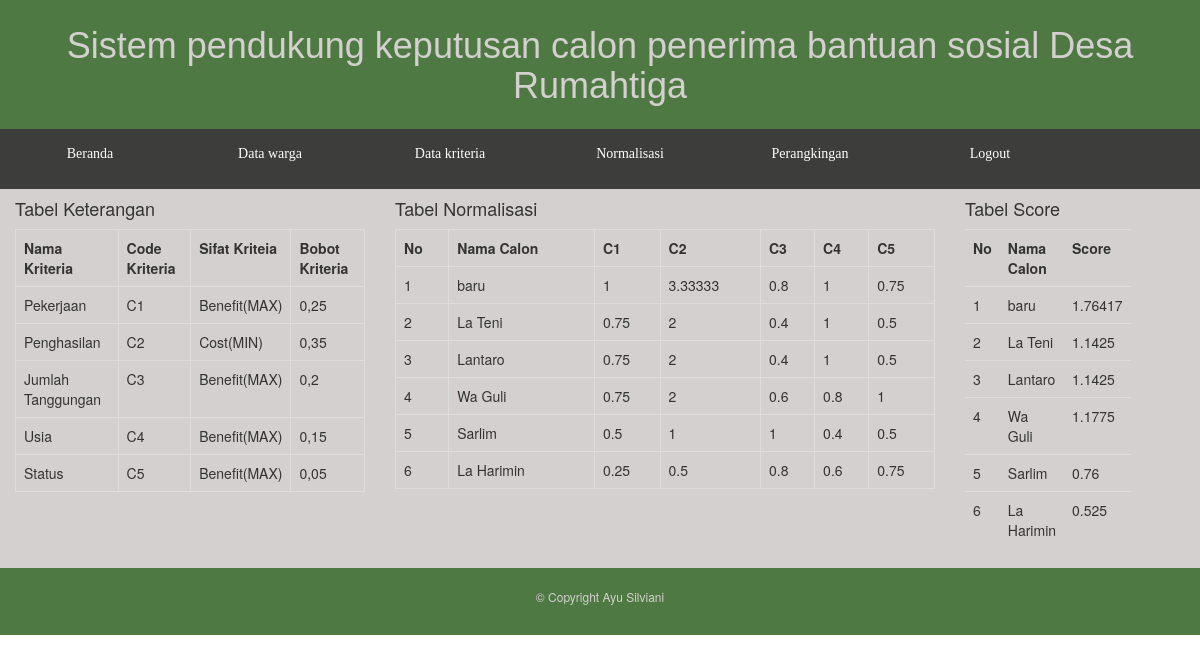
Screenshot of /normalisasi.php with the database file from the repository.
### tables this page shows
CREATE TABLE `normalisasi` (
  `id_normalisasi` int(11) NOT NULL,
  `id_warga` int(11) NOT NULL,
  `c1` float NOT NULL,
  `c2` float NOT NULL,
  `c3` float NOT NULL,
  `c4` float NOT NULL,
  `c5` float NOT NULL
);

CREATE TABLE `data_warga` (
  `id_warga` int(11) NOT NULL,
  `nama_kk` varchar(50) NOT NULL,
  `no_ktp` varchar(20) NOT NULL,
  `jenis_kelamin` varchar(20) NOT NULL,
  `alamat` varchar(100) NOT NULL,
  `no_hp` varchar(15) NOT NULL
);

CREATE TABLE `score` (
  `id_score` int(11) NOT NULL,
  `id_warga` int(11) NOT NULL,
  `score` float NOT NULL
);

### normalisasi.php (the view, shortened to what this page needs)
<!DOCTYPE html>
<html>
<head>
    <link rel="stylesheet" type="text/css" href="style.css">
    <link rel="stylesheet" href="style/bootstrap.min.css" />
</head>
<body>
    <header style="margin-top: -3vh;">
        <h1> Sistem pendukung keputusan calon penerima bantuan sosial Desa Rumahtiga</h1>
    </header>
    <menu style="margin-top: -2vh;">
        <ul>
            <li><a href="index.php">Beranda</a></li>
            <li><a href="daftar.php">Data warga</a></li>
            <li><a href="kriteria.php">Data kriteria</a></li>
            <li><a href="normalisasi.php">Normalisasi</a></li>
            <li><a href="perangkingan.php">Perangkingan</a></li>
            <li><a href="logout.html">Logout</a></li>
        </ul>
    </menu>
    <article>
        <div class="row container">
            <div class="col-md-4 overflow-auto">
                <h4>Tabel Keterangan</h4>
                <table class="table table-bordered">
                    <tr>
                        <th>
                            Nama Kriteria
                        </th>
                        <th>
                            Code Kriteria
                        </th>
                        <th>
                            Sifat Kriteia
                        </th>
                        <th>
                            Bobot Kriteria
                        </th>
                    </tr>
                    <tr>
                        <td>
                            Pekerjaan
                        </td>
                        <td>
                            C1
                        </td>
                        <td>
                            Benefit(MAX)
                        </td>
                        <td>
                            0,25
                        </td>
                    </tr>
                    <tr>
                        <td>
                            Penghasilan
                        </td>
                        <td>
                            C2
                        </td>
                        <td>
                            Cost(MIN)
                        </td>
                        <td>
                            0,35
                        </td>
                    </tr>
                    <tr>
                        <td>
                            Jumlah Tanggungan
                        </td>
                        <td>
                            C3
                        </td>
                        <td>
                            Benefit(MAX)
                        </td>
                        <td>
                            0,2
                        </td>
                    </tr>
                    <tr>
                        <td>
                            Usia
                        </td>
                        <td>
                            C4
                        </td>
                        <td>
                            Benefit(MAX)
                        </td>
                        <td>
                            0,15
                        </td>
                    </tr>
                    <tr>
                        <td>
                            Status
                        </td>
                        <td>
                            C5
                        </td>
                        <td>
                            Benefit(MAX)
                        </td>
                        <td>
                            0,05
                        </td>
                    </tr>
                </table>
            </div>
            <div class="col-md-6 overflow-auto">
                <h4>Tabel Normalisasi</h4>
                <table class="table table-bordered">
                    <tr>
                        <th>
                            No
                        </th>
                        <th>
                            Nama Calon
                        </th>
                        <th>
                            C1
                        </th>
                        <th>
                            C2
                        </th>
                        <th>
                            C3
                        </th>
                        <th>
                            C4
                        </th>
                        <th>
                            C5
                        </th>
                    </tr>
                    <?php
                    require "koneksi.php";
                    $no = 1;
                    $data = mysqli_query($koneksi, "SELECT * FROM normalisasi JOIN data_warga ON normalisasi.id_warga = data_warga.id_warga ORDER BY normalisasi.id_normalisasi DESC");
                    while ($row = mysqli_fetch_assoc($data)) {
                    ?>
                        <tr>
                            <td>
                                <?php echo $no++; ?>
                            </td>
                            <td>
                                <?php echo $row['nama_kk']; ?>
                            </td>
                            <td>
                                <?php echo $row['c1']; ?>
                            </td>
                            <td>
                                <?php echo $row['c2']; ?>
                            </td>
                            <td>
                                <?php echo $row['c3']; ?>
                            </td>
                            <td>
                                <?php echo $row['c4']; ?>
                            </td>
                            <td>
                                <?php echo $row['c5']; ?>
                            </td>
                        </tr>
                    <?php
                    }
                    ?>
                </table>
            </div>
            <div class="col-md-2 overflow-auto">
                <h4>Tabel Score</h4>
                <table class="table table-hover table-dark">
                    <tr>
                        <th>
                            No
                        </th>
                        <th>
                            Nama Calon
                        </th>
                        <th>
                            Score
                        </th>
                    </tr>
                    <?php
                    $no = 1;
                    $data = mysqli_query($koneksi, "SELECT * FROM score JOIN data_warga ON score.id_warga = data_warga.id_warga ORDER BY score.id_score DESC");
                    while ($row = mysqli_fetch_assoc($data)) {
                    ?>
                        <tr>
                            <td>
                                <?php echo $no++; ?>
                            </td>
                            <td>
                                <?php echo $row['nama_kk']; ?>
                            </td>
                            <td>
                                <?php echo $row['score']; ?>
                            </td>
                        </tr>
                    <?php
                    }
                    ?>
                </table>
            </div>
        </div>
    </article>
    <footer>
        <p>&copy; Copyright Ayu Silviani</p>
    </footer>
</body>
</html>

### style.css (style rules this page uses)
* { padding: 0px; margin: 0px; }
html,body { height: 100%; }
header { background-color: #4f7942; font-family: verdana, arial, arial, black; }
header h1 { color: #d4d0d0; padding: 30px; text-align: center; }
menu { background-color: #3d3d3b; height: 60px; }
menu ul { list-style: none; line-height: 50px; }
menu ul li { float: left; width: 15%; text-align: center; }
menu ul li a { color: white; text-decoration: none; font-family: verdana; display: block; }
article { background-color: #d4d0d0; }
footer { background-color: #4f7942; padding: 20px; }
footer p { text-align: center; color: #d4d0d0; font-size: 12px; }

### rows the page displays
normalisasi: id_warga.nama_kk "baru", c1 "1", c2 "3.33333", c3 "0.8", c4 "1", c5 "0.75"
normalisasi: id_warga.nama_kk "La Teni", c1 "0.75", c2 "2", c3 "0.4", c4 "1", c5 "0.5"
normalisasi: id_warga.nama_kk "Lantaro", c1 "0.75", c2 "2", c3 "0.4", c4 "1", c5 "0.5"
normalisasi: id_warga.nama_kk "Wa Guli", c1 "0.75", c2 "2", c3 "0.6", c4 "0.8", c5 "1"
normalisasi: id_warga.nama_kk "Sarlim", c1 "0.5", c2 "1", c3 "1", c4 "0.4", c5 "0.5"
normalisasi: id_warga.nama_kk "La Harimin", c1 "0.25", c2 "0.5", c3 "0.8", c4 "0.6", c5 "0.75"
score: id_warga.nama_kk "baru", score "1.76417"
score: id_warga.nama_kk "La Teni", score "1.1425"
score: id_warga.nama_kk "Lantaro", score "1.1425"
score: id_warga.nama_kk "Wa Guli", score "1.1775"
score: id_warga.nama_kk "Sarlim", score "0.76"
score: id_warga.nama_kk "La Harimin", score "0.525"
